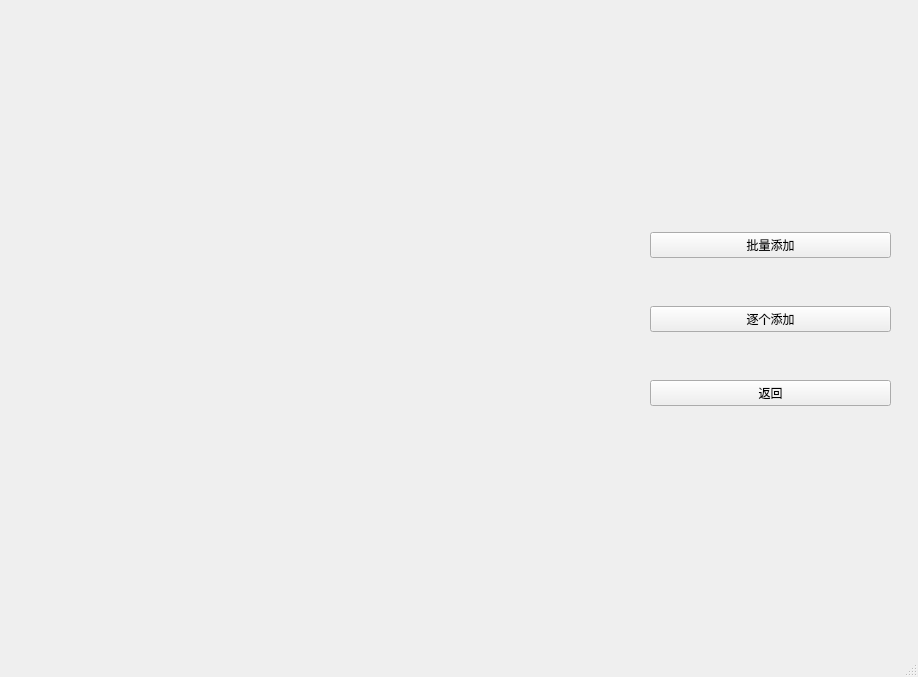
<?xml version="1.0" encoding="UTF-8"?>
<ui version="4.0">
 <class>user_main</class>
 <widget class="QMainWindow" name="user_main">
  <property name="geometry">
   <rect>
    <x>0</x>
    <y>0</y>
    <width>918</width>
    <height>677</height>
   </rect>
  </property>
  <property name="windowTitle">
   <string>MainWindow</string>
  </property>
  <widget class="QWidget" name="centralwidget">
   <widget class="search_book" name="search_widget_2" native="true">
    <property name="geometry">
     <rect>
      <x>119</x>
      <y>10</y>
      <width>421</width>
      <height>91</height>
     </rect>
    </property>
   </widget>
   <widget class="QWidget" name="verticalLayoutWidget">
    <property name="geometry">
     <rect>
      <x>50</x>
      <y>149</y>
      <width>561</width>
      <height>411</height>
     </rect>
    </property>
    <layout class="QVBoxLayout" name="testLayout"/>
   </widget>
   <widget class="QWidget" name="gridLayoutWidget">
    <property name="geometry">
     <rect>
      <x>650</x>
      <y>190</y>
      <width>241</width>
      <height>261</height>
     </rect>
    </property>
    <layout class="QVBoxLayout" name="verticalLayout">
     <item>
      <widget class="QPushButton" name="AddMany">
       <property name="text">
        <string>批量添加</string>
       </property>
      </widget>
     </item>
     <item>
      <widget class="QPushButton" name="AddOnly">
       <property name="text">
        <string>逐个添加</string>
       </property>
      </widget>
     </item>
     <item>
      <widget class="QPushButton" name="pushButton_return">
       <property name="text">
        <string>返回</string>
       </property>
      </widget>
     </item>
    </layout>
   </widget>
  </widget>
  <widget class="QMenuBar" name="menubar">
   <property name="geometry">
    <rect>
     <x>0</x>
     <y>0</y>
     <width>918</width>
     <height>26</height>
    </rect>
   </property>
  </widget>
  <widget class="QStatusBar" name="statusbar"/>
 </widget>
 <customwidgets>
  <customwidget>
   <class>search_book</class>
   <extends>QWidget</extends>
   <header location="global">search_book.h</header>
   <container>1</container>
  </customwidget>
 </customwidgets>
 <resources/>
 <connections/>
</ui>
